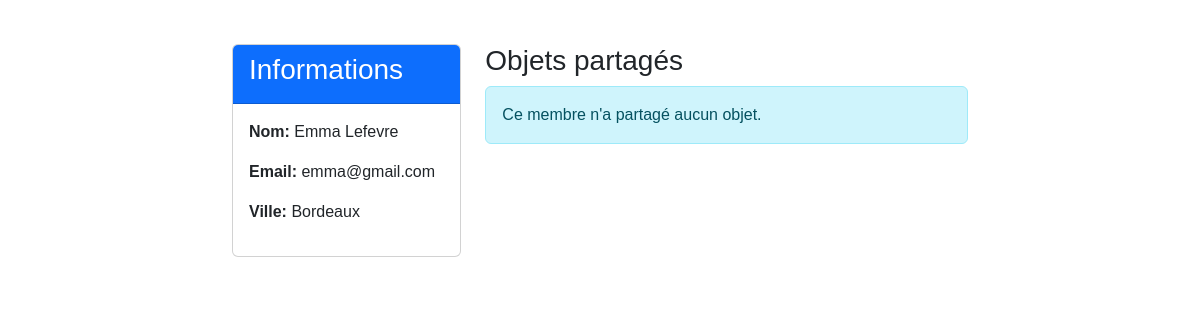
/page/fiche_membre.php?id=5, run on the app's committed database.
### tables this page shows
CREATE TABLE membre (
    id_membre INT AUTO_INCREMENT PRIMARY KEY,
    nom VARCHAR(100),
    date_naissance DATE,
    genre ENUM('Homme', 'Femme', 'Autre'),
    email VARCHAR(100),
    ville VARCHAR(100),
    mdp VARCHAR(255),
    image_profil VARCHAR(100)
);

### inc/function.php (called while the page is built, shortened)
<?php
function dbconnect() {
    try {
        $pdo = new PDO('mysql:host=localhost;dbname=emprunt_objet', 'root', '');
        $pdo->setAttribute(PDO::ATTR_ERRMODE, PDO::ERRMODE_EXCEPTION);
        return $pdo;
    } catch (PDOException $e) {
        die("Erreur de connexion : " . $e->getMessage());
    }
}
function getFicheMembre($id_membre) {
    $pdo = dbconnect();
    $stmt = $pdo->prepare("SELECT * FROM membre WHERE id_membre=?");
    $stmt->execute([$id_membre]);
    return $stmt->fetch(PDO::FETCH_ASSOC);
}
?>

### page/fiche_membre.php (the view, shortened to what this page needs)
<?php
include('../inc/function.php');
$id_membre = $_GET['id'] ?? $_SESSION['membre']['id_membre'];
$membre = getFicheMembre($id_membre);
$objetsParCategorie = [];
?>
<!DOCTYPE html>
<html lang="fr">
<head>
    <link href="../assets/css/bootstrap.min.css" rel="stylesheet">
    <link href="../assets/css/style.css" rel="stylesheet">
</head>
<body>
<div class="container mt-4">
    <div class="row">
        <div class="col-md-4">
            <div class="card">
                <div class="card-header bg-primary text-white">
                    <h3>Informations</h3>
                </div>
                <div class="card-body">
                    <p><strong>Nom:</strong> <?= htmlspecialchars($membre['nom']) ?></p>
                    <p><strong>Email:</strong> <?= htmlspecialchars($membre['email']) ?></p>
                    <p><strong>Ville:</strong> <?= htmlspecialchars($membre['ville']) ?></p>
                </div>
            </div>
        </div>
        <div class="col-md-8">
            <h3>Objets partagés</h3>
            <?php if (empty($objetsParCategorie)): ?>
                <div class="alert alert-info">Ce membre n'a partagé aucun objet.</div>
            <?php endif; ?>
        </div>
    </div>
</div>
</body>
</html>

### assets/css/style.css (style rules this page uses)
body { font-family: Arial, sans-serif; max-width: 800px; margin: 0 auto; padding: 20px; }

### data on the page
membre: nom "Emma Lefevre", email "emma@gmail.com", ville "Bordeaux"
